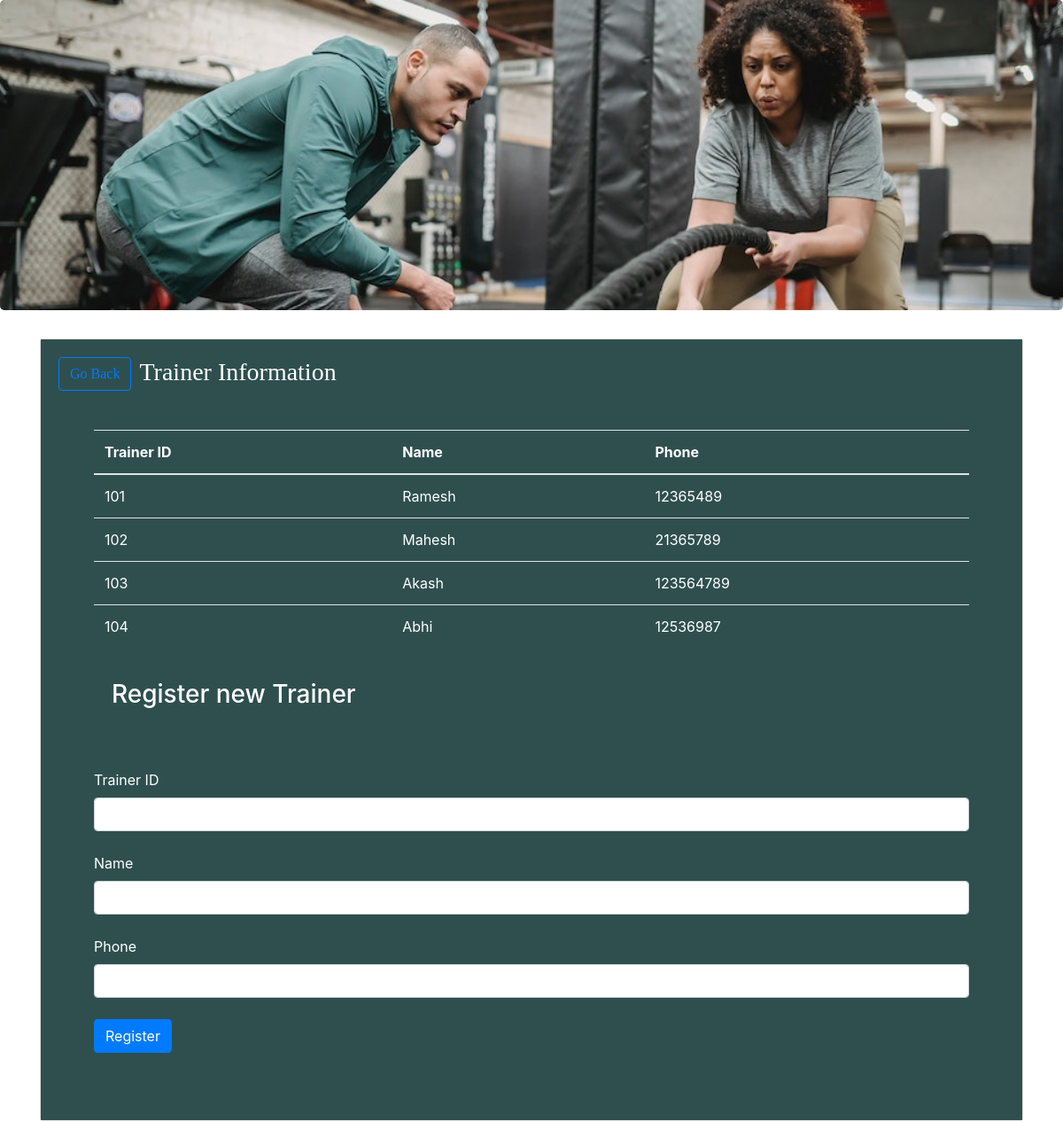
The app's page /trainer.php with its own data.
### tables this page shows
CREATE TABLE `Trainer` (
  `Trainer_id` int(20) NOT NULL,
  `Name` varchar(40) NOT NULL,
  `phone` int(100) NOT NULL
);

### func.php (the view, shortened to what this page needs)
<?php
$con=mysqli_connect("localhost","root","","loginsystem");
function get_trainer(){
    global $con;
    $query="select * from Trainer";
    $result=mysqli_query($con,$query);
    while($row=mysqli_fetch_array($result)){
        $Trainer_id=$row ['Trainer_id'];
        $Name=$row['Name'];
        $phone=$row['phone'];
        echo"<tr>
        <td>$Trainer_id</td>
        <td>$Name</td>
        <td>$phone</td>
        </tr>";
    }
}
?>

### records on screen
trainer: Trainer_id "101", Name "Ramesh", phone "12365489"
trainer: Trainer_id "102", Name "Mahesh", phone "21365789"
trainer: Trainer_id "103", Name "Akash", phone "123564789"
trainer: Trainer_id "104", Name "Abhi", phone "12536987"
